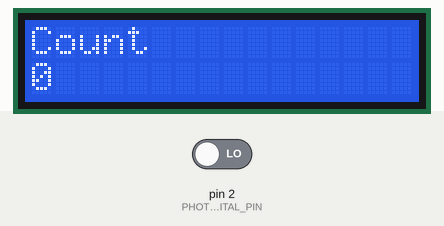
This sketch was run on a simulated Arduino Uno, built with avr-gcc and run on an emulated ATmega328P. On the bench: 16×2 character LCD. The test bench sets the inputs (shaded band); at power-on: pin 2 (PHOTOTRANSISTOR_DIGITAL_PIN) LOW. What the sketch prints to the serial monitor is not drawn.

Above: at 1.2 s.
1.3 s: pin 2 (PHOTOTRANSISTOR_DIGITAL_PIN) driven HIGH
At 3.0 s:
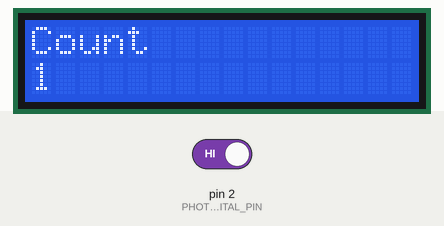
Timing chart, 0 to 4.5 s (numbered marks = the images above; inputs shaded):
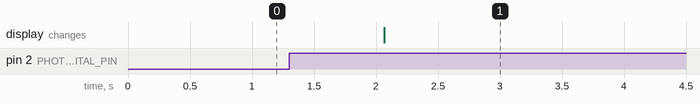

The sketch:

solenoid_wind_counter.ino
```cpp
#include <Arduino.h>
#include <HardwareSerial.h>
#include <LiquidCrystal.h>

// initialize the library by associating any needed LCD interface pin
// with the arduino pin number it is connected to
const int rs = 12, en = 11, d4 = 7, d5 = 6, d6 = 5, d7 = 4;
LiquidCrystal lcd(rs, en, d4, d5, d6, d7);

#define PHOTOTRANSISTOR_DIGITAL_PIN 2  // D2, interrupt capable
#define RESET_BUTTON_DIGITAL_PIN 3     // D3, interrupt capable

uint16_t lastCounterValue = 0;
uint16_t counter = 0;

// Onetime setup
void setup() {
  pinMode(PHOTOTRANSISTOR_DIGITAL_PIN, INPUT);
  //pinMode(RESET_BUTTON_DIGITAL_PIN, INPUT_PULLUP);

  // install an interrupt to read the phototransistor pin.
  attachInterrupt(digitalPinToInterrupt(PHOTOTRANSISTOR_DIGITAL_PIN),
                  count_interrupt, RISING);

  clear_lcd();
  print_lcd_count(0);
  Serial.begin(9600);           //  setup serial
}

// Main Loop
void loop() {
  // Poll the counter looking for changes every once in a while

  // Minimize reads from 'counter' by storing in a tmp variable as it is changed in the intterupt
  uint16_t tmpCounter = counter;
  if (lastCounterValue != tmpCounter) {
    Serial.println(tmpCounter);
    lastCounterValue = tmpCounter;
    // Refresh the LCD Display
    print_lcd_count(tmpCounter);
  } else {
    Serial.print(".");
  }

  delay(1000);
}

// When the Phototransistor sees light, current flows through and pulls down the
// Voltage at R2
void count_interrupt() {
  // TODO: Debounce?
  counter++;
}

void clear_lcd() {
  lcd.clear();
  // Print a message to the LCD.
  lcd.begin(16, 2);
  lcd.print("Count");
}

void print_lcd_count(uint16_t val) {
  // set the cursor to column 0, line 1
  // (note: line 1 is the second row, since counting begins with 0):

  // print the number passed to the function
  lcd.setCursor(0, 1);
  lcd.print(val);
}
```

Measured:
- after the input at 1.3 s, the display: changes after 0.77 s (image 1)
